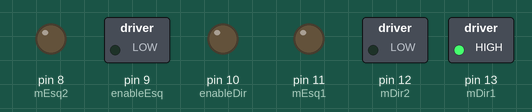
Simulated run of this sketch. Board: Arduino Uno, built with avr-gcc and run on an emulated ATmega328P. On the bench: switched loads named in the sketch (green lamp = pin HIGH), output pins drawn as LEDs (lit = HIGH).

Above: at 0.15 s.
At 3.75 s:
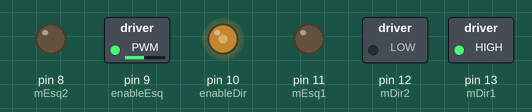
At 7.6 s:
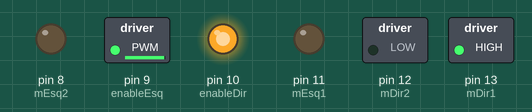
At 16.4 s:
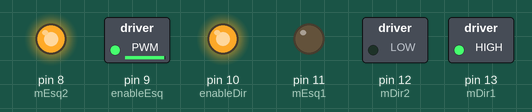
At 25.2 s:
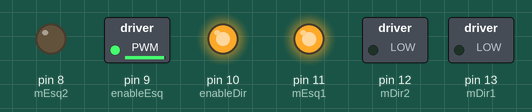
At 34.0 s:
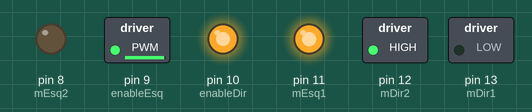
Timing chart, 0 to 40.0 s (numbered marks = the images above):
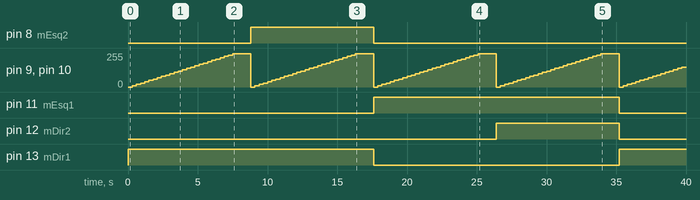

The sketch:

Demo_Gira.ino
```cpp
  // DEFINIÇÃO DO ROBO
 #define this_robot 0 // diretriz que informa qual o numero de cada robo - cada robo recebera um diferente


 //DEFINIÇÕES DOS PINOS PONTE H
  //Motor A Direito
  const int mDir1 = 13;
  const int mDir2 = 12;
  const int enableDir = 10;
  //Motor B Esquerdo
  const int mEsq1 = 11;
  const int mEsq2 = 8;
  const int enableEsq = 9;

 int pwm=0;


void cponte(int pino1, int pino2 );

  void setup() {
    pinMode(mDir1, OUTPUT);
    pinMode(mDir2, OUTPUT);
    pinMode(enableDir, OUTPUT);
    pinMode(mEsq1, OUTPUT);
    pinMode(mEsq2, OUTPUT);
    pinMode(enableEsq, OUTPUT);
  }

  void loop() {

      digitalWrite(mDir1, HIGH);  // Gira direita frente
      digitalWrite(mDir2, LOW);
      digitalWrite(mEsq1, LOW);
      digitalWrite(mEsq2, LOW);

for(pwm=0;pwm<=250;pwm+=10){
  analogWrite(enableDir, pwm);
  analogWrite(enableEsq, pwm);
  delay(300);
}

delay (1000);
 pwm=0;

      digitalWrite(mDir1, HIGH);  //Gira em torno de si, direita frente, esquerda tras
      digitalWrite(mDir2, LOW);
      digitalWrite(mEsq1, LOW);
      digitalWrite(mEsq2, HIGH);

for(pwm=0;pwm<=250;pwm+=10){
  analogWrite(enableDir, pwm);
  analogWrite(enableEsq, pwm);
   delay(300);
}

delay (1000);
pwm=0;

      digitalWrite(mDir1, LOW);  // Gira esquerda frente
      digitalWrite(mDir2, LOW);
      digitalWrite(mEsq1, HIGH);
      digitalWrite(mEsq2, LOW);

for(pwm=0;pwm<=250;pwm+=10){
  analogWrite(enableDir, pwm);
  analogWrite(enableEsq, pwm);
  delay(300);
}

delay (1000);
 pwm=0;

      digitalWrite(mDir1, LOW);  //Gira em torno de si esquerda frente direita tras
      digitalWrite(mDir2, HIGH);
      digitalWrite(mEsq1, HIGH);
      digitalWrite(mEsq2, LOW);

for(pwm=0;pwm<=250;pwm+=10){
  analogWrite(enableDir, pwm);
  analogWrite(enableEsq, pwm);
   delay(300);
}

delay (1000);
pwm=0;
}
```

Measured:
- by itself, pin 8 (mEsq2): LOW → HIGH at 8.8 s, → LOW 8.8 s later
- by itself, pin 9 (enableEsq), pin 10 (enableDir): ramps from 0/255 to 250/255 and jumps back, once every 8.8 s
- by itself, pin 11 (mEsq1): LOW → HIGH at 17.6 s, → LOW 17.6 s later
- by itself, pin 12 (mDir2): LOW → HIGH at 26.4 s, → LOW 8.8 s later
- by itself, pin 13 (mDir1): LOW → HIGH at 0.00 s, → LOW 17.6 s later, → HIGH 17.6 s later
